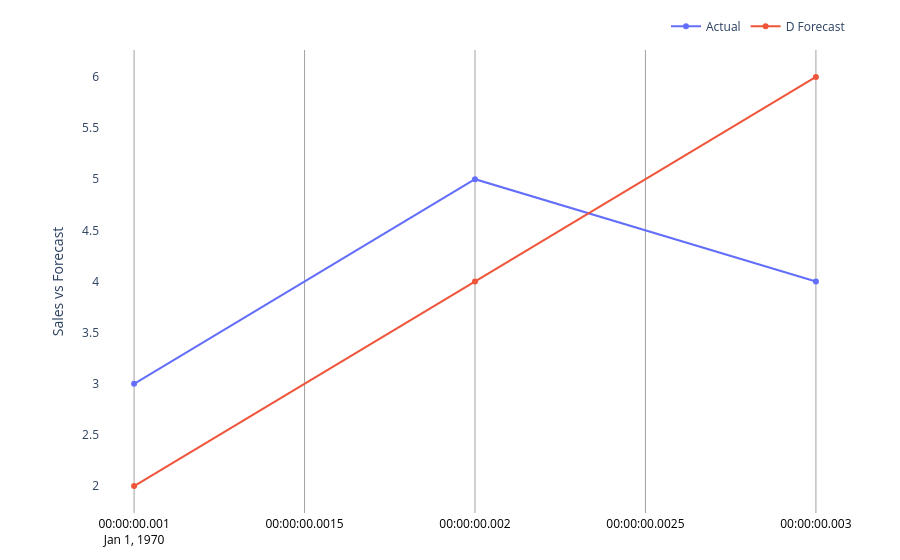

Notebook source saved alongside this figure:
### Code cell
fig = update_fig(df, fig, 'D')
fig.show()

### Figure 1 — Plotly figure (JSON) as saved in the notebook; plotly's stock layout.template omitted (floating-point values rounded to 4 significant figures)
{"data": [{"legendgroup": "Y", "name": "Actual", "type": "scatter", "x": [1, 2, 3], "y": [3, 5, 4]}, {"legendgroup": "Z", "name": "D Forecast", "type": "scatter", "x": [1, 2, 3], "y": [2, 4, 6]}], "layout": {"autosize": true, "legend": {"orientation": "h", "x": 1, "xanchor": "right", "y": 1.02, "yanchor": "bottom"}, "margin": {"b": 20, "l": 100, "r": 50, "t": 20}, "plot_bgcolor": "rgba(0,0,0,0)", "xaxis": {"color": "black", "gridcolor": "#a2a2a2", "linewidth": 1, "showline": true, "type": "date"}, "yaxis": {"gridcolor": "rgba(0,0,0,0)", "title": {"text": "Sales vs Forecast"}}}}
